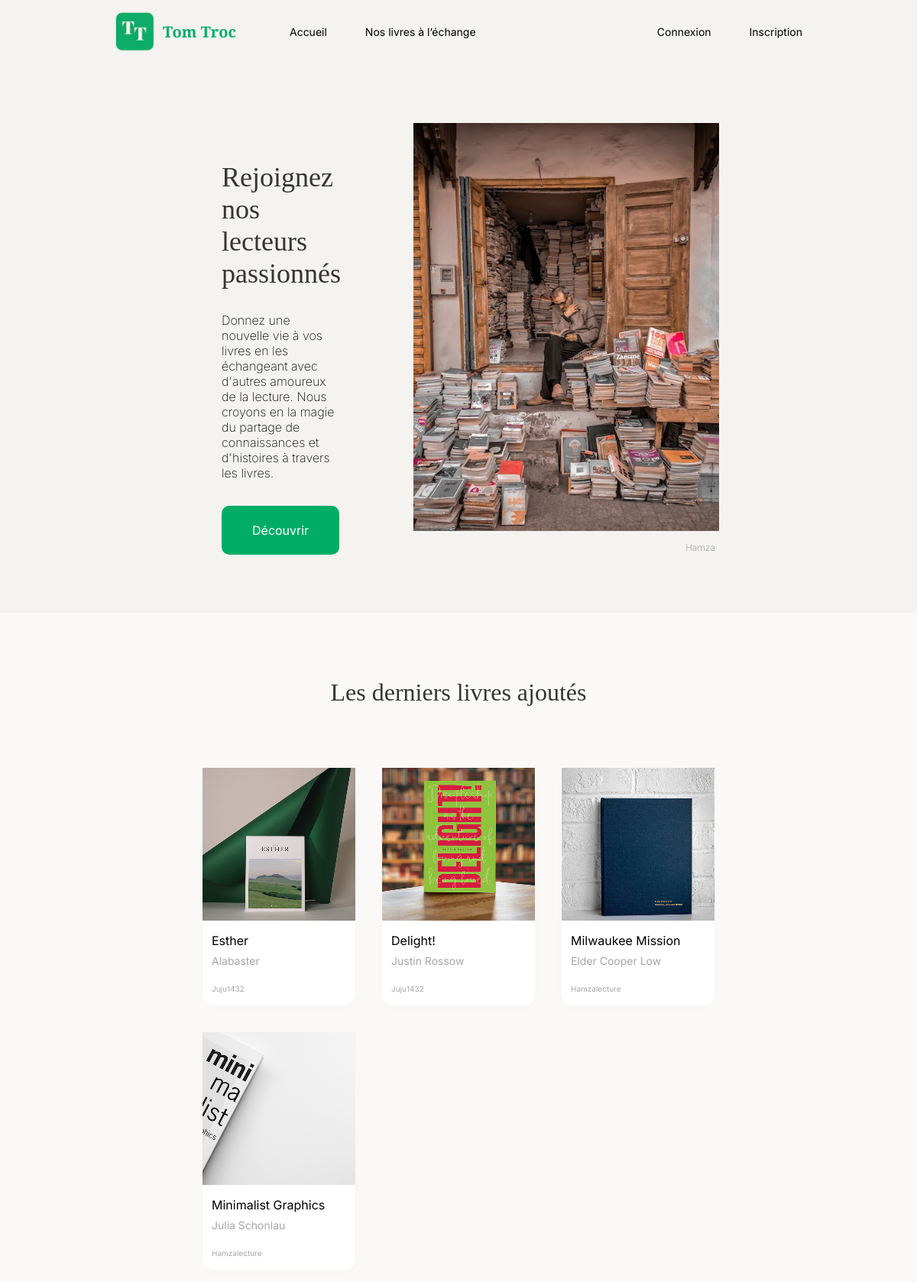
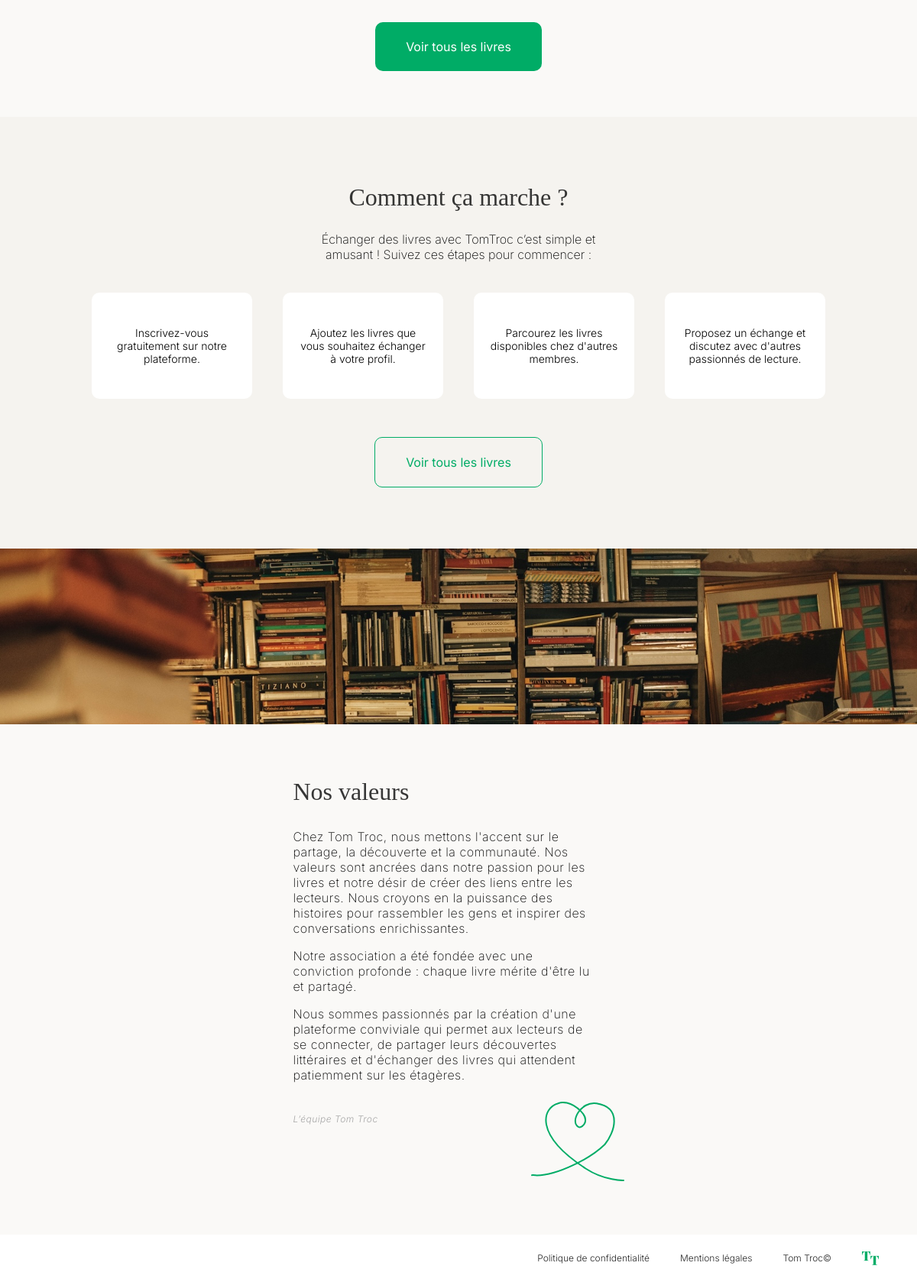
The page / on the database its author committed (2 pictures, top to bottom).
### tables this page shows
CREATE TABLE `books` (
  `id` int NOT NULL,
  `title` varchar(50) NOT NULL,
  `author` varchar(50) NOT NULL,
  `comment` longtext NOT NULL,
  `disponibility` varchar(20) NOT NULL,
  `image_file_name` varchar(50) NOT NULL,
  `user_id` int NOT NULL,
  `created_at` datetime NOT NULL
);

CREATE TABLE `users` (
  `id` int NOT NULL,
  `pseudo` varchar(20) NOT NULL,
  `mail` varchar(255) NOT NULL,
  `password` varchar(255) NOT NULL,
  `avatar_file_name` varchar(50) NOT NULL,
  `created_at` datetime NOT NULL
);

### Controllers/HomeController.php (called while the page is built, shortened)
<?php
class HomeController
{
    public function getHomePage()
    {
        $bookRepository = new BookRepository();
        try {
            $lastBooks = $bookRepository->get(4);
        } catch (Exception $e) {
            Redirect::to("404");
        }
        require_once('./Views/home.php');
    }
}

### index.php (called while the page is built, shortened)
<?php
require_once(__DIR__ . "/Router/Router.php");
require_once(__DIR__ . "/autoload.php");
$router = new Router();
$router->routing();

### autoload.php (called while the page is built, shortened)
<?php
spl_autoload_register(function ($class) {
    $directories = [
        __DIR__ . '/Models/',
        __DIR__ . '/Controllers/',
        __DIR__ . '/Services/',
        __DIR__ . '/Utils/',
        __DIR__ . '/Repositories/',
    ];
    foreach ($directories as $directory) {
        $file = $directory . $class . '.php';
        if (file_exists($file)) {
            return;
        }
    }
});

### Utils/Database.php (called while the page is built)
<?php
class Database
{
    private ?PDO $pdo = null;
    public function __construct()
    {
        if (!$this->pdo) {
            $this->pdo = new PDO(
                "mysql:host=localhost;dbname=tom_troc;charset=utf8",
                "root",
                "root"
            );
        }
    }
    public function getPDO()
    {
        return $this->pdo;
    }
}

### Repositories/BookRepository.php (called while the page is built, shortened)
<?php
class BookRepository
{
    public PDO $pdo;
    public function __construct()
    {
        $this->pdo = (new Database())->getPDO();
    }
    public function get(?int $quantity = null): array
    {
        try {
            $sql = "SELECT books.*, users.pseudo AS user_pseudo FROM books JOIN users ON books.user_id = users.id WHERE books.disponibility = 'available' ORDER BY books.created_at DESC";
            if ($quantity) {
                $sql .= " LIMIT $quantity";
            }
            $stmt = $this->pdo->prepare($sql);
            $stmt->execute();
            $results = $stmt->fetchAll();
            $books = [];
            foreach ($results as $book) {
                $newBook = new Book();
                $newBook->setId($book["id"]);
                $newBook->setTitle($book["title"]);
                $newBook->setAuthor($book["author"]);
                $newBook->setComment($book["comment"]);
                $newBook->setDisponibility($book["disponibility"]);
                $newBook->setImageFileName($book["image_file_name"]);
                $newBook->setCreatedAt(new DateTime($book["created_at"]));
                $user = new User();
                $user->setPseudo($book["user_pseudo"]);
                $newBook->setUser($user);
                $books[] = $newBook;
            }
            return $books;
        } catch (Exception $e) {
            throw new Exception();
        }
    }
}

### Models/Book.php (called while the page is built, shortened)
<?php
class Book
{
    private string $id;
    private string $title;
    private string $author;
    private string $image_file_name;
    private User $user;
    public function getId()
    {
        return $this->id;
    }
    public function setId(int $id)
    {
        $this->id = $id;
    }
    public function getTitle()
    {
        return $this->title;
    }
    public function setTitle(string $title)
    {
        $this->title = $title;
    }
    public function getAuthor()
    {
        return $this->author;
    }
    public function setAuthor(string $author)
    {
        $this->author = $author;
    }
    public function getImageFileName()
    {
        return $this->image_file_name;
    }
    public function setImageFileName(string $image_file_name)
    {
        $this->image_file_name = $image_file_name;
    }
    public function getUser()
    {
        return $this->user;
    }
    public function setUser(User $user)
    {
        $this->user = $user;
    }
}

### Models/User.php (called while the page is built, shortened)
<?php
class User
{
    private string $pseudo;
    public function getPseudo()
    {
        return $this->pseudo;
    }
    public function setPseudo(string $pseudo)
    {
        $this->pseudo = $pseudo;
    }
}

### Views/home.php (the view)
<?php
include_once(__DIR__ . "/../Layout/header.php");
?>
<section class="homepage_section">
    <div>
        <h1 class="homepage_title">Rejoignez nos lecteurs passionnés</h1>
        <p class="homepage_description">
            Donnez une nouvelle vie à vos livres en les échangeant avec d'autres amoureux de la lecture. Nous croyons en la magie du partage de connaissances et d'histoires à travers les livres.
        </p>
        <a href="index.php?page=nos_livres" class="main_button">
            Découvrir
        </a>
    </div>
    <figure class="homepage_figure">
        <img class="homepage_img" src="./Public/Assets/Home/home_page_img.jpg" alt="">
        <figcaption class="homepage_figcaption">Hamza</figcaption>
    </figure>
</section>
<section class="our_last_books_add_section">
    <h2 class="our_last_books_add_title">
        Les derniers livres ajoutés
    </h2>
    <div class="our_last_books_add_section_wrapper">
        <?php if (isset($lastBooks) && count($lastBooks)) : ?>
            <?php foreach ($lastBooks as $book) :  ?>
                <a href="./index.php?page=livre&id=<?= $book->getId() ?>" class="card">
                    <img src="./Public/Uploads/Books/<?= $book->getImageFileName() ?>" alt="">
                    <div class="card_content">
                        <h2 class="card_title"><?= htmlspecialchars($book->getTitle()) ?></h2>
                        <p class="card_author"><?= htmlspecialchars($book->getAuthor()) ?></p>
                        <p class="card_sold_by"><?= htmlspecialchars($book->getUser()->getPseudo()) ?></p>
                    </div>
                </a>
            <?php endforeach;  ?>
        <?php else : ?>
            <p class="no_books_avalaible"> Aucuns livres disponibles
            </p>
        <?php endif; ?>
    </div>
    <a href="index.php?page=nos_livres" class="main_button">
        Voir tous les livres
    </a>
</section>
<section class="how_it_work_section">
    <h2 class="how_it_work_title">
        Comment ça marche ?
    </h2>
    <p class="how_it_work_description">
        Échanger des livres avec TomTroc c’est simple et amusant ! Suivez ces étapes pour commencer :
    </p>
    <div class="how_it_work_wrapper">
        <div class="how_it_work_card">
            <p>Inscrivez-vous gratuitement sur notre plateforme.</p>
        </div>
        <div class="how_it_work_card">
            <p>Ajoutez les livres que vous souhaitez échanger à votre profil.</p>
        </div>
        <div class="how_it_work_card">
            <p>Parcourez les livres disponibles chez d'autres membres.</p>
        </div>
        <div class="how_it_work_card">
            <p>Proposez un échange et discutez avec d'autres passionnés de lecture.</p>
        </div>
    </div>
    <a href="index.php?page=nos_livres" class="main_button reverse_button">
        Voir tous les livres
    </a>
</section>
<div class="homepage_banner">
</div>
<section class="our_values_section">
    <div class="our_values_wrapper">
        <h2 class="our_values_title">Nos valeurs</h2>
        <p>
            Chez Tom Troc, nous mettons l'accent sur le partage, la découverte et la communauté. Nos valeurs sont ancrées dans notre passion pour les livres et notre désir de créer des liens entre les lecteurs. Nous croyons en la puissance des histoires pour rassembler les gens et inspirer des conversations enrichissantes.
        </p>
        <p>
            Notre association a été fondée avec une conviction profonde : chaque livre mérite d'être lu et partagé.
        <p>
            Nous sommes passionnés par la création d'une plateforme conviviale qui permet aux lecteurs de se connecter, de partager leurs découvertes littéraires et d'échanger des livres qui attendent patiemment sur les étagères.
        </p>
        </p>
        <div class="signature_wrapper">
            <p class="signature">L’équipe Tom Troc</p> <img src="./Public/Assets/Icons/heart.svg" alt="">
        </div>
    </div>
</section>
<?php
include_once(__DIR__ . "/../Layout/footer.php");
?>

### Router/Router.php (shortened to what this page needs)
<?php
class Router
{
    private string $params;
    public function __construct()
    {
        $this->params = $_GET["page"] ?? 'accueil';
    }
    public function routing()
    {
        switch ($this->params) {
            case "accueil":
                $controller = new HomeController();
                $controller->getHomePage();
                break;
        }
    }
}

### Layout/header.php (shortened to what this page needs)
<!DOCTYPE html>
<html lang="fr">
<head>
    <link rel="stylesheet" href="./styles.css">
</head>
<body>
    <header>
        <div class="header_first_part">
            <div class="logo_with_title">
                <img src="./Public/Assets/logo.png" alt="" width="53" height="53">
                <p>Tom Troc</p>
            </div>
            <nav class="header_nav">
                <a href="index.php">Accueil</a>
                <a href="index.php?page=nos_livres">Nos livres à l’échange</a>
            </nav>
        </div>
        <div class="header_second_part">
            <?php if (isset($user)): ?>
                <a href="index.php?page=messagerie">
                    <img class="icon" src="./Public/Assets/Icons/message_icon.svg" alt="">
                    <span>Messagerie</span>
                    <?php if ($user->getUnreadMessagesCount() > 0): ?>
                        <div class="counter_wrapper">
                            <p><?= $user->getUnreadMessagesCount() ?></p>
                        </div>
                    <?php endif; ?>
                </a>
                <a href="index.php?page=mon_compte">
                    <img class="icon" src="./Public/Assets/Icons/account_icon.svg" alt="">
                    <span>Mon compte</span>
                </a>
                <a href="index.php?page=deconnexion">
                    <img class="icon" src="./Public/Assets/Icons/logout_icon.svg" alt="">
                    <span>Deconnexion</span>
                </a>
            <?php else : ?>
                <a href="index.php?page=connexion">
                    <span>Connexion</span>
                </a>
                <a href="index.php?page=inscription">
                    <span>Inscription</span>
                </a>
            <?php endif; ?>
        </div>
    </header>

### Layout/footer.php
    <footer class="footer">
        <a href="">Politique de confidentialité</a>
        <a href="">Mentions légales</a>
        <a href="">Tom Troc©</a>
        <img src="./Public/Assets/logo_footer.png" alt="">
    </footer>
    </body>
</html>

### rows shown on the page
books: image_file_name (picture), title "Esther", author "Alabaster", user.pseudo "Juju1432"
books: image_file_name (picture), title "Delight!", author "Justin Rossow", user.pseudo "Juju1432"
books: image_file_name (picture), title "Milwaukee Mission", author "Elder Cooper Low", user.pseudo "Hamzalecture"
books: image_file_name (picture), title "Minimalist Graphics", author "Julia Schonlau", user.pseudo "Hamzalecture"
